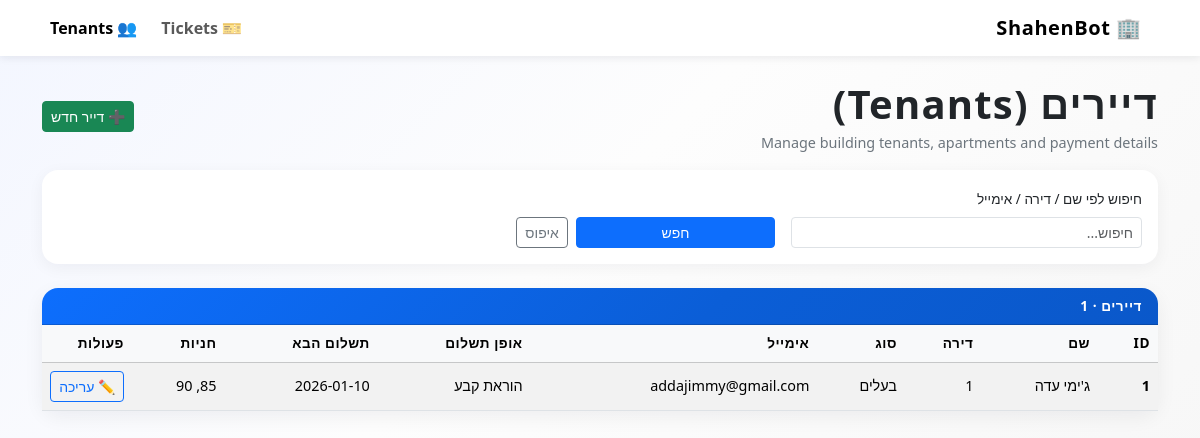
Screenshot of /admin/tenants with the database file from the repository.
### tables this page shows
CREATE TABLE tenants (
            id INTEGER PRIMARY KEY AUTOINCREMENT,
            name TEXT NOT NULL,
            apartment TEXT,
            tenant_type TEXT,          -- 'owner' / 'rent'
            email TEXT,
            payment_type TEXT,         -- 'monthly' / 'standing_order' / etc.
            next_payment_date TEXT,    -- ISO date string 'YYYY-MM-DD'
            parking_slots INTEGER,
            chat_id INTEGER            -- Telegram chat id (optional)
        );

### app.py (the view)
@app.get("/admin/tenants")
def admin_tenants():
    search = request.args.get("search", "").strip()
    tenants = get_tenants_db(limit=300, search=search)
    return render_template(
        "tenants.html",
        tenants=tenants,
        search=search,
    )

### shahenbot_db.py (called while the page is built)
def get_connection():
    return sqlite3.connect(DB_PATH)

### templates/tenants.html (shortened to what this page needs)
<!doctype html>
<html lang="en" dir="rtl">
<head>
    <link
        href="https://cdn.jsdelivr.net/npm/bootstrap@5.3.3/dist/css/bootstrap.min.css"
        rel="stylesheet"
    >
</head>
<body class="pb-4">
<nav class="navbar navbar-expand-lg bg-white mb-4">
    <div class="container">
        <a class="navbar-brand" href="{{ url_for('admin_dashboard') }}">
            🏢 ShahenBot
        </a>
        <div class="collapse navbar-collapse justify-content-end" id="navbarNav">
            <ul class="navbar-nav gap-2">
                <li class="nav-item">
                    <a class="nav-link fw-semibold"
                       href="{{ url_for('admin_dashboard') }}">
                        🎫 Tickets
                    </a>
                </li>
                <li class="nav-item">
                    <a class="nav-link active fw-semibold" aria-current="page"
                       href="{{ url_for('admin_tenants') }}">
                        👥 Tenants
                    </a>
                </li>
            </ul>
        </div>
    </div>
</nav>
<div class="container">
    <div class="d-flex flex-column flex-md-row align-items-md-center justify-content-between mb-3">
        <div>
            <h1 class="page-title mb-1">דיירים (Tenants)</h1>
            <div class="page-subtitle">
                Manage building tenants, apartments and payment details
            </div>
        </div>
        <div class="mt-3 mt-md-0 d-flex gap-2">
            <button class="btn btn-success btn-sm"
                    data-bs-toggle="modal"
                    data-bs-target="#addTenantModal">
                ➕ דייר חדש
            </button>
        </div>
    </div>
    <div class="card filter-card mb-4">
        <div class="card-body">
            <form class="row g-3 align-items-end" method="get" action="{{ url_for('admin_tenants') }}">
                <div class="col-md-4">
                    <label class="form-label filter-label">חיפוש לפי שם / דירה / אימייל</label>
                    <input type="text" class="form-control form-control-sm" name="search"
                           value="{{ search }}" placeholder="חיפוש...">
                </div>
                <div class="col-md-3 d-flex gap-2">
                    <button type="submit" class="btn btn-primary btn-sm flex-grow-1">חפש</button>
                    <a href="{{ url_for('admin_tenants') }}" class="btn btn-outline-secondary btn-sm">
                        איפוס
                    </a>
                </div>
            </form>
        </div>
    </div>
    <div class="card">
        <div class="card-header">
            דיירים · {{ tenants|length }}
        </div>
        <div class="card-body p-0">
            <div class="table-responsive">
                <table class="table table-striped table-hover align-middle mb-0">
                    <thead class="table-light">
                    <tr>
                        <th style="width: 60px;">ID</th>
                        <th>שם</th>
                        <th>דירה</th>
                        <th>סוג</th>
                        <th>אימייל</th>
                        <th>אופן תשלום</th>
                        <th>תשלום הבא</th>
                        <th>חניות</th>
                        <th style="width: 90px;">פעולות</th>
                    </tr>
                    </thead>
                    <tbody>
                    {% if tenants %}
                        {% for t in tenants %}
                            <tr>
                                <td class="fw-semibold">{{ t.id }}</td>
                                <td>{{ t.name }}</td>
                                <td>{{ t.apartment or '' }}</td>
                                <td>
                                    {% if t.tenant_type == 'owner' %}
                                        בעלים
                                    {% elif t.tenant_type == 'rent' %}
                                        שוכר
                                    {% else %}
                                        —
                                    {% endif %}
                                </td>
                                <td>{{ t.email or '' }}</td>
                                <td>
                                    {% if t.payment_type == 'monthly' %}
                                        תשלום חודשי
                                    {% elif t.payment_type == 'standing_order' %}
                                        הוראת קבע
                                    {% else %}
                                        —
                                    {% endif %}
                                </td>
                                <td>{{ t.next_payment_date or '' }}</td>
                                <td>{{ t.parking_slots | replace(',', ', ') if t.parking_slots is not none else '' }}</td>
                                <td>
                                    <button
                                        type="button"
                                        class="btn btn-sm btn-outline-primary"
                                        data-bs-toggle="modal"
                                        data-bs-target="#editTenantModal"
                                        data-id="{{ t.id }}"
                                        data-name="{{ t.name }}"
                                        data-apartment="{{ t.apartment or '' }}"
                                        data-tenant_type="{{ t.tenant_type or '' }}"
                                        data-email="{{ t.email or '' }}"
                                        data-payment_type="{{ t.payment_type or '' }}"
                                        data-next_payment_date="{{ t.next_payment_date or '' }}"
                                        data-parking_slots="{{ t.parking_slots if t.parking_slots is not none else '' }}"
                                        data-update_url="{{ url_for('admin_update_tenant', tenant_id=t.id) }}"
                                    >
                                        ✏️ עריכה
                                    </button>
                                </td>
                            </tr>
                        {% endfor %}
                    {% else %}
                        <tr>
                            <td colspan="9" class="text-center py-3 text-muted">אין דיירים.</td>
                        </tr>
                    {% endif %}
                    </tbody>
                </table>
            </div>
        </div>
    </div>
</div>
</body>
</html>

### templates/tenants.html (style rules this page uses)
body { background: linear-gradient(135deg, #f3f6ff 0%, #fdfdfd 40%, #f5f5f5 100%); min-height: 100vh; }
.navbar-brand { font-weight: 700; letter-spacing: 0.03em; }
.navbar { box-shadow: 0 2px 8px rgba(15, 23, 42, 0.08); }
.page-title { font-weight: 700; letter-spacing: 0.03em; }
.page-subtitle { color: #6c757d; font-size: 0.9rem; }
.card { border-radius: 1rem; box-shadow: 0 6px 20px rgba(15, 23, 42, 0.06); border: none; }
.card-header { border-radius: 1rem 1rem 0 0 !important; background: linear-gradient(135deg, #0d6efd 0%, #0b5ed7 60%, #0a58ca 100%); color: #fff; font-weight: 600; letter-spacing: 0.04em; text-transform: uppercase; font-size: 0.85rem; }
.filter-card { border-radius: 1rem; box-shadow: 0 4px 16px rgba(15, 23, 42, 0.05); border: none; }
.filter-label { font-weight: 500; font-size: 0.85rem; }
.table thead th { font-size: 0.85rem; text-transform: uppercase; letter-spacing: 0.04em; }
.table tbody td { font-size: 0.9rem; }

### rows the page displays
tenants: id "1", name "ג'ימי עדה", apartment "1", tenant_type "בעלים", email "addajimmy@gmail.com", payment_type "הוראת קבע", next_payment_date "2026-01-10", parking_slots "85, 90"

### other values shown
{{ tenants|length }} "1"
